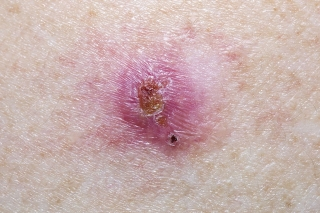
#> input picture test.jpg, 320 x 213 px
$ jupyter execute 'Cancer detection.ipynb'   (shell and % lines are left out)   (older library calls are emulated)
#> lines starting #> are read from the running program, lines starting #| are printed output that depends on the picture; after the words box and inside, x2 and y2 are one past the last pixel; in counts of white or black regions, pixels touching at a corner belong together
[cell 1]
import cv2
import matplotlib.pyplot as plt

[cell 2]
Image = cv2.imread('test.jpg')
#> Image is the input picture: shape (213, 320, 3); mean B, G, R 173.9, 175.8, 200.9
RGB_image = cv2.cvtColor(Image, cv2.COLOR_BGR2RGB)
GrayImage = cv2.cvtColor(RGB_image, cv2.COLOR_RGB2GRAY)
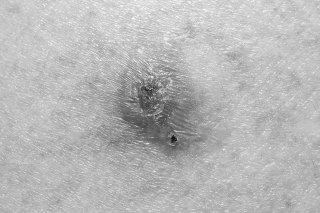
#> GrayImage: shape (213, 320); min 20, max 250, mean 183.1

[cell 3]
plt.imshow(RGB_image)

[cell 4]
plt.axis('off')
plt.imshow(GrayImage,cmap='gray')

Bluring the image

[cell 5]
blur = cv2.GaussianBlur(GrayImage, (5, 5), 0)

[cell 6]
plt.axis('off')
plt.imshow(blur,cmap='gray')

Binarizing the file

(thresh, BinaryImage) = cv2.threshold(blur, 128, 255, cv2.THRESH_BINARY | cv2.THRESH_OTSU)

[cell 7]
thresh = 127
BinaryImage = cv2.threshold(blur, thresh, 255, cv2.THRESH_BINARY)[1]
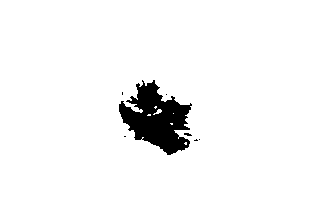
#> BinaryImage: shape (213, 320); 95.6% white; 7 black regions (6 under 20 px), largest, box (x1, y1, x2, y2) and area: (119, 80, 192, 155) 2977

[cell 8]
plt.axis('off')
plt.imshow(BinaryImage,cmap='gray')

[cell 9]
mask_inv = cv2.bitwise_not(BinaryImage)
#> mask_inv: shape (213, 320); 4.4% white; 7 white regions (6 under 20 px)

[cell 10]
plt.axis('off')
plt.imshow(mask_inv,cmap='gray')

[cell 11]
# find contours
(_, contours, _) = cv2.findContours(mask_inv, cv2.RETR_EXTERNAL,cv2.CHAIN_APPROX_SIMPLE)
#> contours = 7 contours, 6 with area under 20; largest, box (x1, y1, x2, y2) and area: (119, 80, 192, 155) 2854

[cell 12]
# drawing contours
contoured_image = cv2.drawContours(RGB_image, contours, -1, (255, 0, 0), 2)

[cell 13]
plt.title("Image with contours only")
plt.axis('off')
plt.imshow(contoured_image)

[cell 14]
#bounding rectangles
for c in contours:
    rect = cv2.boundingRect(c)
    x,y,w,h = rect
    boxed = cv2.rectangle(RGB_image,(x,y),(x+w,y+h),(0,255,0),2)
#> this loop made 7 passes
#> (x, y, w, h) on passes 1, 4, 5, 7: (199, 139, 1, 1), (184, 133, 8, 3), (166, 94, 1, 1), (119, 80, 73, 75)
#> (c, x, y, w, h) on passes 2, 3, 6: ([[196, 139], [195, 140], [194, 140], [197, 140]], 194, 139, 4, 2), ([[124, 136], [125, 136]], 124, 136, 2, 1), ([[122, 92], [122, 94]], 122, 92, 1, 3)
#> pass 2, `boxed = cv2.rectangle(RGB_image,(x,y),(x+w,y+h),(0,255,0),2)`:
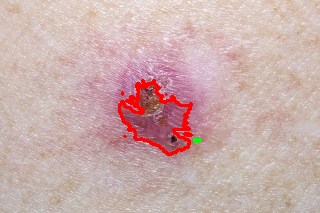
#> boxed: shape (213, 320, 3); mean R, G, B 202.5, 173.9, 171.5
#> after the loop:
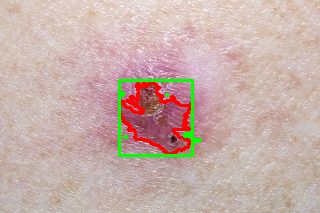
#> RGB_image: shape (213, 320, 3); mean R, G, B 199.7, 175.9, 169.7
